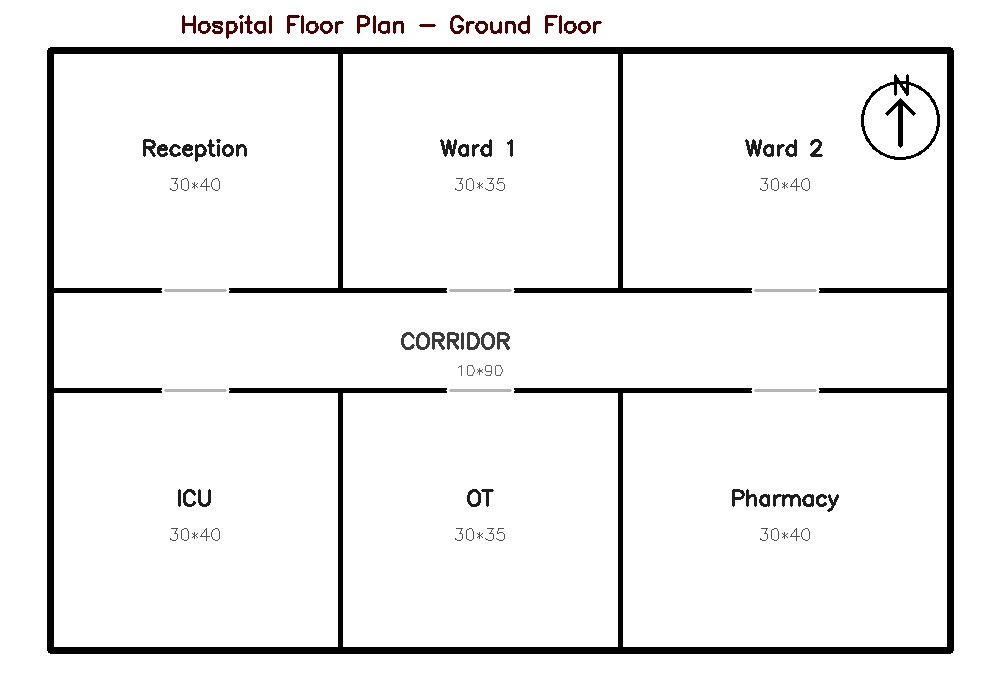
#> input picture test_blueprint.jpg, 1000 x 700 px
$ python grid_generator.py
#> lines starting #> are read from the running program, lines starting #| are printed output that depends on the picture; after the words box and inside, x2 and y2 are one past the last pixel; in counts of white or black regions, pixels touching at a corner belong together
import cv2
import numpy as np

# ── UNIT CONVERSION ────────────────────────────────────────────────────────
UNIT_TO_CM = {"cm": 1.0, "m": 100.0, "ft": 30.48}


def extract_wall_mask(gray, wall_thickness=4):
    """
    Extract structural walls while suppressing text and symbols.

    Uses directional morphological kernels (horizontal + vertical) to detect
    line-like structures, then filters out small connected components so that
    OCR labels and compass marks do not become wall cells.
    """
    binary = cv2.threshold(gray, 180, 255, cv2.THRESH_BINARY_INV)[1]

    h_kern = cv2.getStructuringElement(
        cv2.MORPH_RECT,
        (max(12, wall_thickness * 6), max(1, wall_thickness))
    )
    v_kern = cv2.getStructuringElement(
        cv2.MORPH_RECT,
        (max(1, wall_thickness), max(12, wall_thickness * 6))
    )
    horizontal = cv2.morphologyEx(binary, cv2.MORPH_OPEN, h_kern)
    vertical   = cv2.morphologyEx(binary, cv2.MORPH_OPEN, v_kern)
    walls = cv2.bitwise_or(horizontal, vertical)

    # Reconnect wall corners/joints after removing label strokes.
    join_kern = cv2.getStructuringElement(
        cv2.MORPH_RECT,
        (max(3, wall_thickness * 2 + 1), max(3, wall_thickness * 2 + 1))
    )
    walls = cv2.morphologyEx(walls, cv2.MORPH_CLOSE, join_kern)

    # Keep only large structural components — walls form the dominant network.
    count, labels, stats, _ = cv2.connectedComponentsWithStats(walls, connectivity=8)
    filtered = np.zeros_like(walls)
    min_span = max(gray.shape) * 0.12
    min_area = gray.shape[0] * gray.shape[1] * 0.002
    for idx in range(1, count):
        x, y, w, h, area = stats[idx]
        if area >= min_area or w >= min_span or h >= min_span:
            filtered[labels == idx] = 255
    return filtered


def compute_cell_size(image_width_px, building_width_units, unit,
                      robot_width_cm=60.0):
    """
    Derive a grid cell size so each cell ≈ robot_width / 4.
    This means the robot spans ~4 cells, giving enough resolution for
    corridor navigation without an oversized grid.

    Returns:
        cell_size_px     — integer pixels per grid cell
        real_cm_per_cell — real-world centimetres per grid cell
    """
    unit_factor      = UNIT_TO_CM.get(str(unit).lower(), 1.0)
    building_width_cm = building_width_units * unit_factor
    real_cm_per_pixel = building_width_cm / image_width_px
    cell_size_px      = max(2, round(robot_width_cm / 4.0 / real_cm_per_pixel))
    real_cm_per_cell  = cell_size_px * real_cm_per_pixel
    return cell_size_px, real_cm_per_cell


def verify_doorway_clearance(doorway_width_px, robot_width_cm,
                              real_cm_per_pixel, safety_margin_cm=10.0):
    """
    Return (ok, doorway_cm).
    Prints a warning when the doorway is too narrow for the robot + margin.
    """
    doorway_cm   = doorway_width_px * real_cm_per_pixel
    required_cm  = robot_width_cm + safety_margin_cm
    if doorway_cm >= required_cm:
        return True, doorway_cm
    print(f"   ⚠️  Doorway too narrow: {doorway_cm:.1f}cm "
          f"< {required_cm:.1f}cm required (robot {robot_width_cm}cm "
          f"+ {safety_margin_cm}cm margin)")
    return False, doorway_cm


def generate_grid(image_path, cell_size=10, wall_thickness=4,
                  unit="cm", robot_width_cm=60.0, safety_margin_cm=10.0,
                  building_width_units=None):
    """
    Convert a blueprint image to a binary occupancy grid.
      0 = free space (traversable)
      1 = wall / obstacle

    When building_width_units is supplied the cell size is recomputed from
    the real-world scale (via compute_cell_size) so each cell ≈ robot_width/4.
    A guard prevents auto-scaling when it would shrink the grid below 20×20.

    Returns:
        grid             — np.uint8 array (grid_h, grid_w)
        grid_w, grid_h   — column / row count
        real_cm_per_cell — real-world cm represented by one grid cell
    """
#> called with image_path = 'test_blueprint.jpg', cell_size = 10, wall_thickness = 4, unit = 'cm', robot_width_cm = 60, safety_margin_cm = 10
    print(f"\n🗺️  Generating grid from: {image_path}")

    img  = cv2.imread(image_path)
#> img is the input picture: shape (700, 1000, 3); mean B, G, R 240.1, 240.1, 240.3
    gray = cv2.cvtColor(img, cv2.COLOR_BGR2GRAY)
    h, w = gray.shape
#> h = 700; w = 1000
    print(f"   Image size: {w}x{h} px")
#|    Image size: 1000x700 px

    # ── Auto-compute cell size when building scale is known ────────────────
    real_cm_per_cell = float(cell_size)   # fallback: cell_size px ≈ cell_size cm
    scale_applied    = False
    if building_width_units is not None:
        cs_auto, cpc_auto = compute_cell_size(
            w, building_width_units, unit, robot_width_cm
        )
        # Clamp: keep grid ≥ 20 cells and ≤ 200 cells in each dimension.
        # A grid > 200 cells per axis produces too-fine corridors that inflate
        # into dead-ends; min-5px cap keeps the grid under 200×200.
        MAX_GRID_CELLS = 200
        cs_clamped = max(cs_auto, max(w, h) // MAX_GRID_CELLS + 1, 5)
        if cs_clamped != cs_auto:
            _, cpc_auto = compute_cell_size(w, building_width_units * cs_clamped / max(cs_auto, 1),
                                            unit, robot_width_cm)
            # Recompute real_cm_per_cell for the clamped cell size
            unit_factor      = UNIT_TO_CM.get(str(unit).lower(), 1.0)
            building_width_cm = building_width_units * unit_factor
            real_cm_per_pixel = building_width_cm / w
            cpc_auto          = cs_clamped * real_cm_per_pixel
            print(f"   ⚠️  Auto cell size {cs_auto}px → grid too large "
                  f"({w // cs_auto}×{h // cs_auto}) — clamped to {cs_clamped}px")
            cs_auto = cs_clamped
        if w // cs_auto >= 20 and h // cs_auto >= 20:
            cell_size        = cs_auto
            real_cm_per_cell = cpc_auto
            scale_applied    = True
            print(f"   Auto cell size: {cell_size}px  "
                  f"({real_cm_per_cell:.2f} cm/cell)")
        else:
            print(f"   ⚠️  Auto cell size {cs_auto}px → grid too small "
                  f"({w // cs_auto}×{h // cs_auto}) — keeping {cell_size}px")

    # ── Wall extraction (directional morphology + component filtering) ────────
    cleaned = extract_wall_mask(gray, wall_thickness=wall_thickness)
#> in extract_wall_mask, `binary = cv2.threshold(gray, 180, 255, cv2.THRESH_BINARY_INV)[1]`:
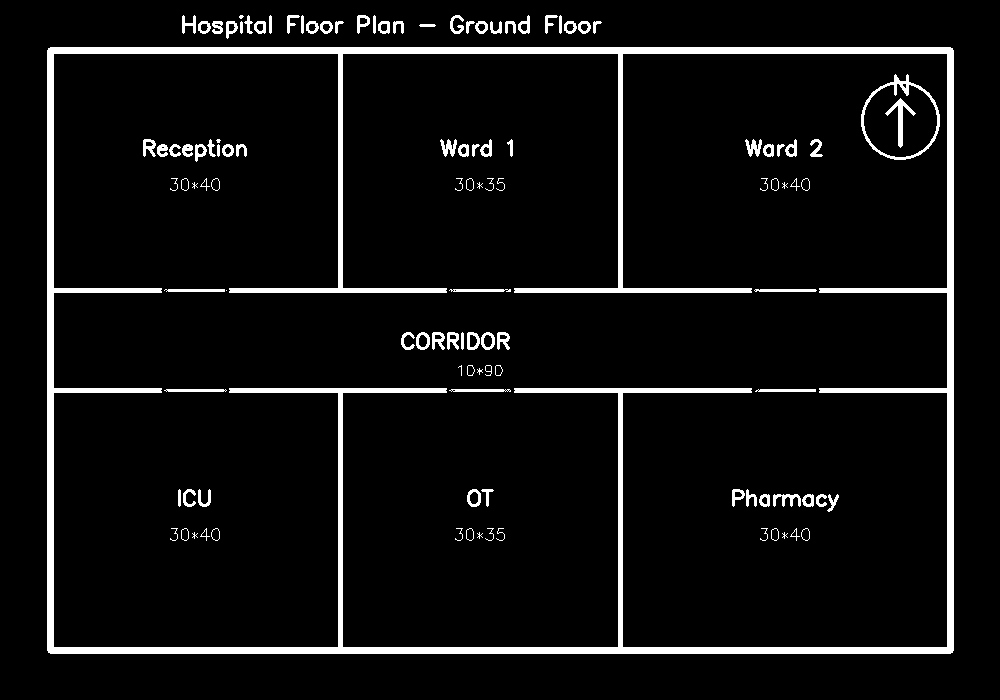
#> binary: shape (700, 1000); 6.1% white; 115 white regions (11 under 20 px), largest, box (x1, y1, x2, y2) and area: (47, 47, 954, 654) 32768, (861, 74, 940, 160) 855, (885, 98, 916, 148) 356
#> in extract_wall_mask, `horizontal = cv2.morphologyEx(binary, cv2.MORPH_OPEN, h_kern)`: horizontal: shape (700, 1000); 2.8% white; 10 white regions, largest, box (x1, y1, x2, y2) and area: (48, 48, 955, 55) 6339, (48, 648, 955, 655) 6339, (516, 289, 752, 294) 1180
#> in extract_wall_mask, `vertical   = cv2.morphologyEx(binary, cv2.MORPH_OPEN, v_kern)`: vertical: shape (700, 1000); 2% white; 7 white regions, largest, box (x1, y1, x2, y2) and area: (48, 48, 55, 655) 4239, (948, 48, 955, 655) 4239, (339, 389, 344, 655) 1330
#> in extract_wall_mask, `walls = cv2.bitwise_or(horizontal, vertical)`: walls: shape (700, 1000); 4.7% white; 2 white regions, box (x1, y1, x2, y2) and area: (48, 48, 955, 655) 32720, (899, 101, 904, 147) 230
#> in extract_wall_mask, `count, labels, stats, _ = cv2.connectedComponentsWithStats(walls, conn..`:
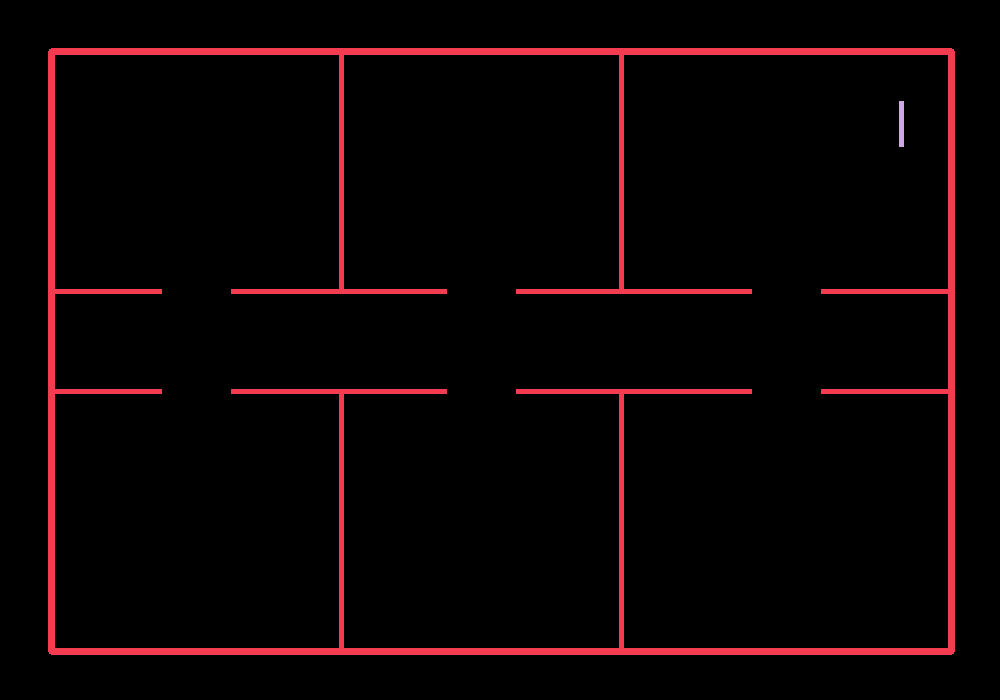
#> labels: shape (700, 1000) int32; 3 distinct labels, from 0 to 2; one colour per label, 0 black
#> in extract_wall_mask, `count, labels, stats, _ = cv2.connectedComponentsWithStats(walls, conn..`: count = 3; stats = [[0, 0, 1000, 700, 667050], [48, 48, 907, 607, 32720], [899, 101, 5, 46, 230]]
#> the loop in extract_wall_mask, `for idx in range(1, count):` made 2 passes
#> after the loop in extract_wall_mask, `for idx in range(1, count):`: filtered: shape (700, 1000); 4.7% white; 1 white region, box (x1, y1, x2, y2) and area: (48, 48, 955, 655) 32720

    # ── Build occupancy grid ───────────────────────────────────────────────
    grid_w = w // cell_size
#> grid_w = 100
    grid_h = h // cell_size
#> grid_h = 70
    print(f"   Grid size: {grid_w}x{grid_h} cells  "
          f"(cell={cell_size}px, {real_cm_per_cell:.1f} cm/cell)")
#|    Grid size: 100x70 cells  (cell=10px, 10.0 cm/cell)

    grid = np.zeros((grid_h, grid_w), dtype=np.uint8)
    for row in range(grid_h):
        for col in range(grid_w):
            px1, py1 = col * cell_size, row * cell_size
            block     = cleaned[py1:py1 + cell_size, px1:px1 + cell_size]
            if np.sum(block > 0) / block.size > 0.12:
                grid[row][col] = 1
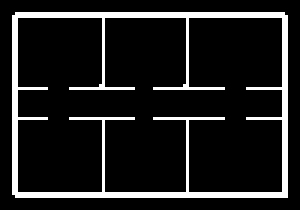
#> grid: shape (70, 100) (shown 3 times larger); values 0 (black) and 1 (white), 11.8% white in thin lines or dots, all inside (x1, y1, x2, y2) = (4, 4, 96, 66)

    print(f"   Wall cells: {np.sum(grid == 1)}")
#|    Wall cells: 829
    print(f"   Free cells: {np.sum(grid == 0)}")
#|    Free cells: 6171
    return grid, grid_w, grid_h, real_cm_per_cell, cell_size, scale_applied


def visualise_grid(grid, output_path="grid_overlay.jpg",
                   original_path="test_blueprint.jpg", cell_size=10):
    """Draw grid overlay on the original blueprint. Red = wall cell."""
    img     = cv2.imread(original_path)
    overlay = img.copy()
    gh, gw  = grid.shape
    for row in range(gh):
        for col in range(gw):
            if grid[row][col] == 1:
                x1, y1 = col * cell_size, row * cell_size
                cv2.rectangle(overlay, (x1, y1),
                              (x1 + cell_size, y1 + cell_size),
                              (0, 0, 200), -1)
    result = cv2.addWeighted(overlay, 0.35, img, 0.65, 0)
    for col in range(gw):
        cv2.line(result, (col * cell_size, 0),
                 (col * cell_size, gh * cell_size), (200, 200, 200), 1)
    for row in range(gh):
        cv2.line(result, (0, row * cell_size),
                 (gw * cell_size, row * cell_size), (200, 200, 200), 1)
    cv2.imwrite(output_path, result)
    print(f"   Grid overlay saved → {output_path}")
    return result


def inflate_obstacles(grid, robot_width_cells=2, safety_margin_cells=1):
    """
    Inflate wall cells by robot half-width + safety margin (in grid cells).

    inflate_radius = robot_width_cells + safety_margin_cells
    """
    inflate_radius = robot_width_cells + safety_margin_cells
    kernel  = np.ones((inflate_radius * 2 + 1, inflate_radius * 2 + 1), np.uint8)
    inflated = cv2.dilate(grid.astype(np.uint8), kernel)
    print(f"   Inflated obstacles by {inflate_radius} cells "
          f"(½-width={robot_width_cells} + margin={safety_margin_cells})")
    print(f"   Free cells after inflation: {np.sum(inflated == 0)}")
    return inflated


if __name__ == "__main__":
    grid, gw, gh, real_cm_per_cell, cell_size_px, _ = generate_grid(
        "test_blueprint.jpg",
        cell_size=10,
        wall_thickness=4,
    )
#> gw = 100; gh = 70; real_cm_per_cell = 10; cell_size_px = 10
    print(f"   real_cm_per_cell: {real_cm_per_cell:.1f} cm  cell_size: {cell_size_px}px")
#|    real_cm_per_cell: 10.0 cm  cell_size: 10px

    visualise_grid(grid, "grid_raw.jpg", "test_blueprint.jpg", cell_size=cell_size_px)
#> after the loop in visualise_grid, `for row in range(gh):`:
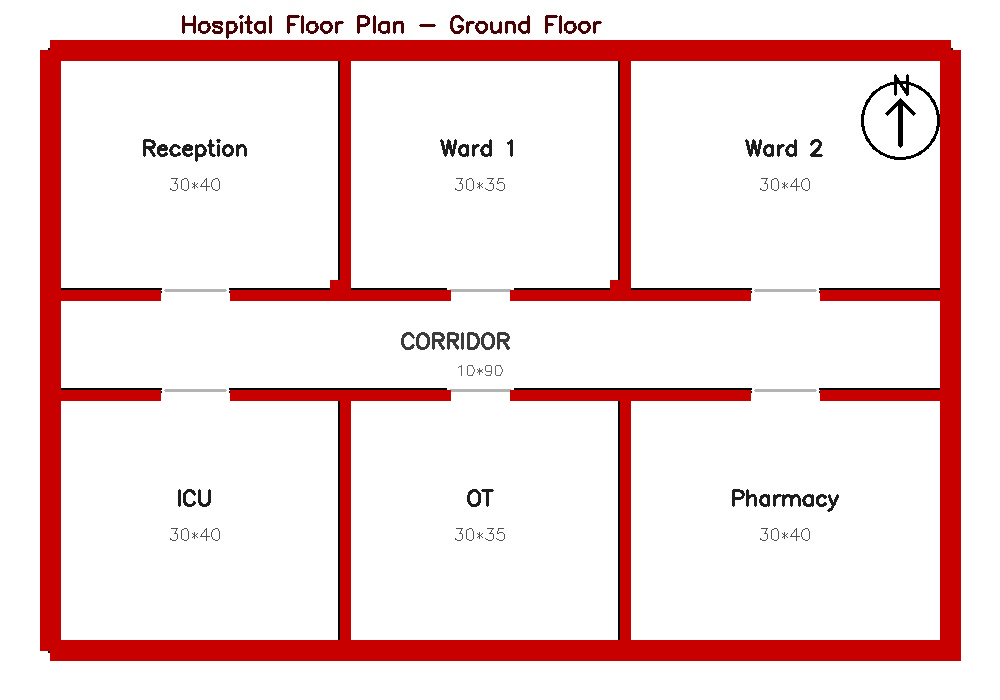
#> overlay: shape (700, 1000, 3); 12.6% of pixels changed, all inside (x1, y1, x2, y2) = (40, 40, 961, 661)
#> after the loop in visualise_grid, `for col in range(gw):`: result: shape (700, 1000, 3); mean B, G, R 229.6, 229.6, 237.6
#> after the loop in visualise_grid, `for row in range(gh):`:
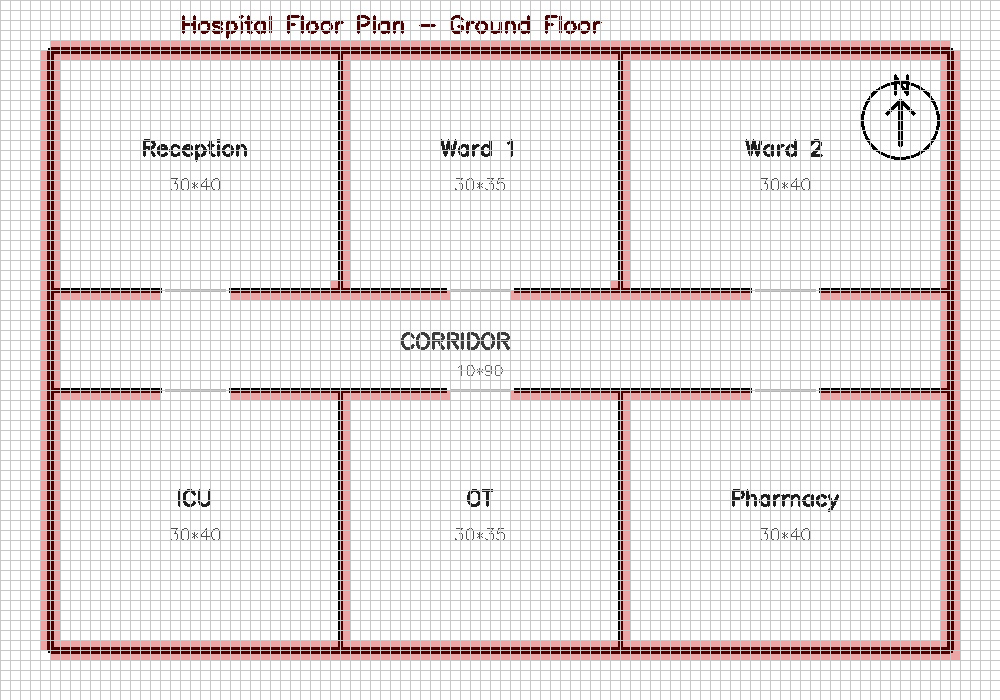
#> result: shape (700, 1000, 3); mean B, G, R 227.2, 227.2, 234.1

    import math
    inflated = inflate_obstacles(grid,
                                  robot_width_cells=max(1, math.ceil(30.0 / real_cm_per_cell)),
                                  safety_margin_cells=max(1, math.ceil(10.0 / real_cm_per_cell)))
#> in inflate_obstacles, `inflated = cv2.dilate(grid.astype(np.uint8), kernel)`: inflated: shape (70, 100); values 0 (black) and 1 (white), 71.4% white; 10 black regions (3 under 20 px), largest, box (x1, y1, x2, y2) and area: (67, 44, 90, 60) 368, (67, 10, 90, 25) 345, (10, 44, 30, 60) 320
#|    Free cells after inflation: 2003

    visualise_grid(inflated, "grid_inflated.jpg",
                   "test_blueprint.jpg", cell_size=cell_size_px)
#> call 2 of visualise_grid, with output_path = 'grid_inflated.jpg', original_path = 'test_blueprint.jpg', cell_size = 10
#> after the loop in visualise_grid (call 2), `for row in range(gh):`:
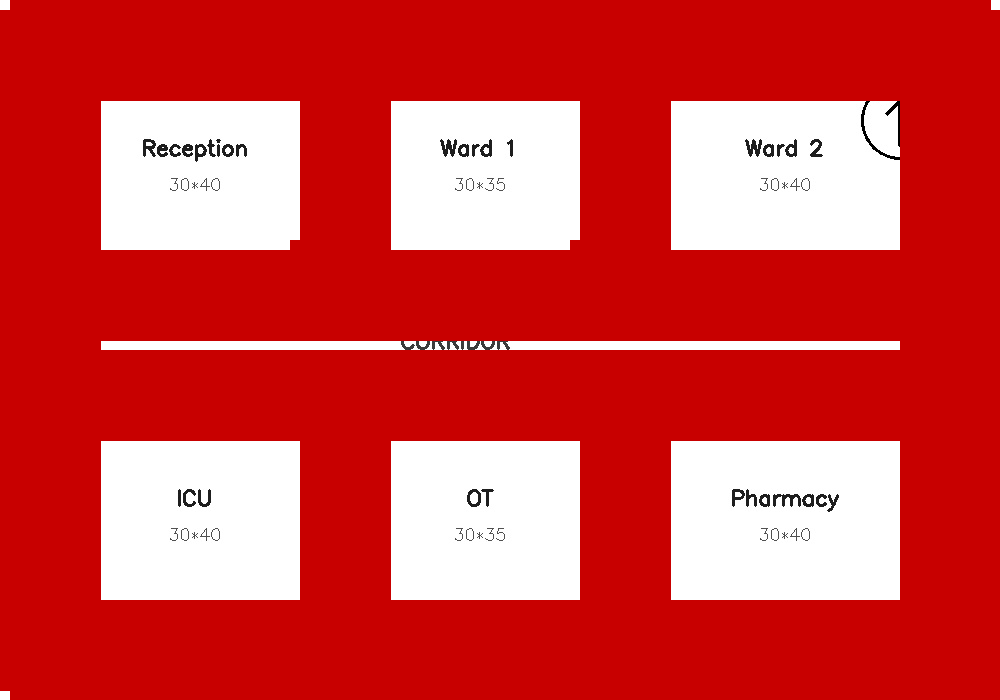
#> overlay: shape (700, 1000, 3); mean B, G, R 70.4, 70.4, 214
#> after the loop in visualise_grid (call 2), `for col in range(gw):`: result: shape (700, 1000, 3); mean B, G, R 183.1, 183.1, 228.4
#> after the loop in visualise_grid (call 2), `for row in range(gh):`:
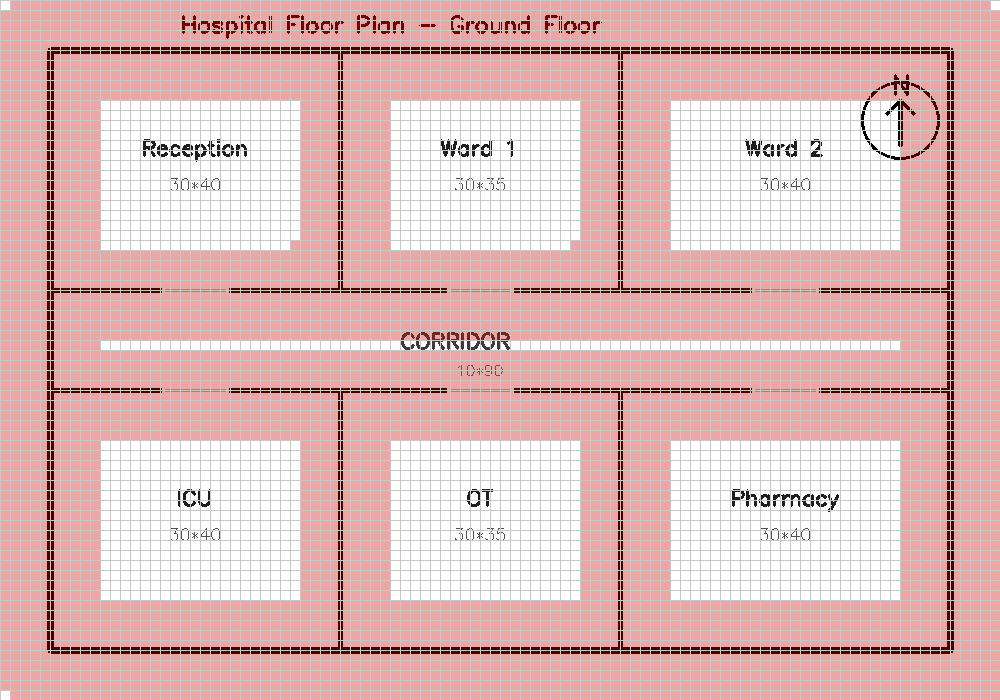
#> result: shape (700, 1000, 3); mean B, G, R 185.2, 185.2, 225.8

    print("\n✅ Grid generation complete!")
    print(f"   Raw grid shape:      {grid.shape}")
#|    Raw grid shape:      (70, 100)
    print(f"   Inflated grid shape: {inflated.shape}")
#|    Inflated grid shape: (70, 100)
    print("\nNext step: run astar.py to find paths between rooms")

$ run again, with debug_corner.jpg copied over test_blueprint.jpg
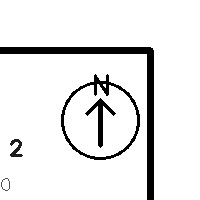
#> input picture debug_corner.jpg, 200 x 200 px
#> in generate_grid, img is the input picture: shape (200, 200, 3); min 0, max 255, mean 233
#|    Image size: 200x200 px
#> binary: shape (200, 200); 8.6% white; 5 white regions, box (x1, y1, x2, y2) and area: (0, 47, 154, 200) 2095, (61, 74, 140, 160) 855, (85, 98, 116, 148) 356, (10, 139, 23, 157) 121, (1, 178, 10, 191) 30
#> horizontal: shape (200, 200); 2.7% white; 1 white region, box (x1, y1, x2, y2) and area: (0, 48, 155, 55) 1080
#> vertical: shape (200, 200); 3.2% white; 2 white regions, box (x1, y1, x2, y2) and area: (148, 48, 155, 200) 1059, (99, 101, 104, 147) 230
#> walls: shape (200, 200); 5.8% white; 2 white regions, box (x1, y1, x2, y2) and area: (0, 48, 155, 200) 2095, (99, 101, 104, 147) 230
#> in extract_wall_mask, `count, labels, stats, _ = cv2.connectedComponentsWithStats(walls, conn..`:
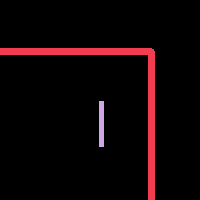
#> labels: shape (200, 200) int32; 3 distinct labels, from 0 to 2; one colour per label, 0 black
#> count = 3; stats = [[0, 0, 200, 200, 37675], [0, 48, 155, 152, 2095], [99, 101, 5, 46, 230]]
#> the loop in extract_wall_mask, `for idx in range(1, count):` made 2 passes
#|    Grid size: 20x20 cells  (cell=10px, 10.0 cm/cell)
#|    Wall cells: 64
#|    Free cells: 336
#> `grid, gw, gh, real_cm_per_cell, cell_size_px, _ = generate_grid( "test..`: gw = 20; real_cm_per_cell = 10
#|    real_cm_per_cell: 10.0 cm  cell_size: 10px
#> inflated: shape (20, 20); values 0 (black) and 1 (white), 83.8% white; 2 black regions (1 under 20 px), largest, box (x1, y1, x2, y2) and area: (0, 10, 10, 20) 64
#|    Free cells after inflation: 65
#> after the loop in visualise_grid (call 2), `for row in range(gh):`:
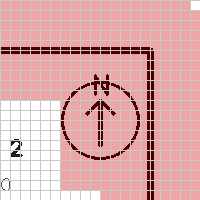
#> result: shape (200, 200, 3); mean B, G, R 172.7, 172.7, 220.1
#|    Raw grid shape:      (20, 20)
#|    Inflated grid shape: (20, 20)
